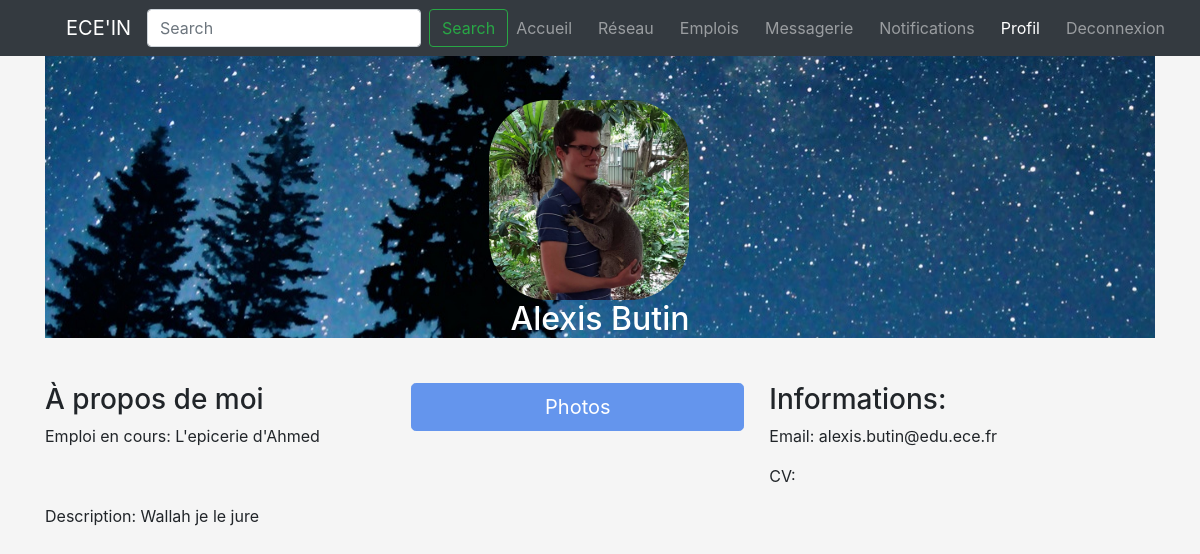
Page /Code/VoirProfil.php?ID=1 on the earlier database version.
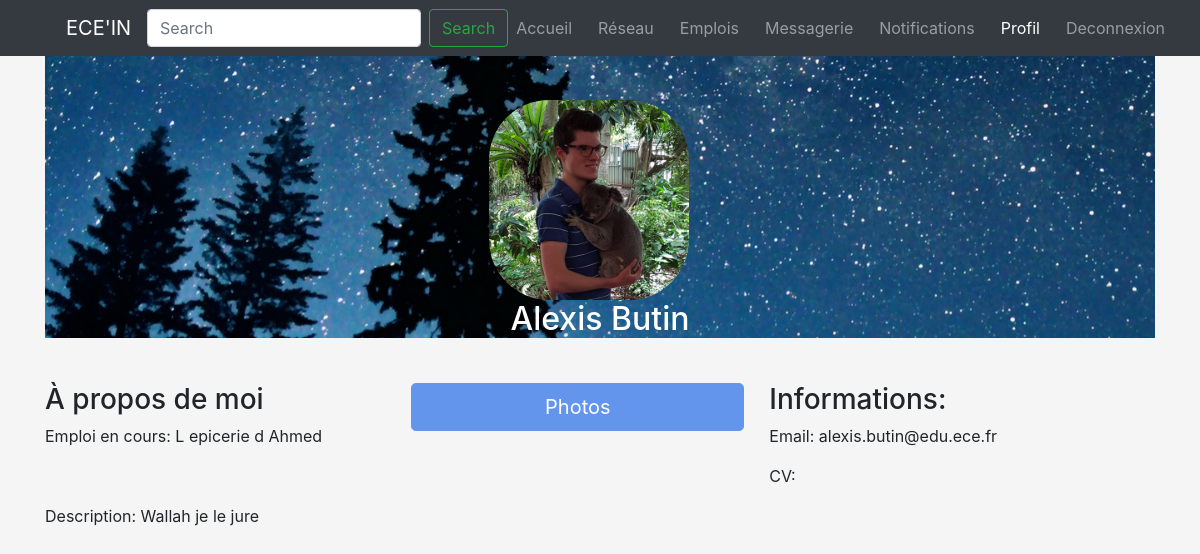
Same page on the later database version.
### tables this page shows
CREATE TABLE IF NOT EXISTS `description` (
  `ID_description` int(10) NOT NULL AUTO_INCREMENT,
  `ID_user` int(10) NOT NULL,
  `Description` text NOT NULL,
  `CV` text NOT NULL,
  `PhotoProfil` varchar(30) NOT NULL,
  `ImageFond` varchar(30) NOT NULL,
  `ModeVisibilite` int(3) NOT NULL,
  PRIMARY KEY (`ID_description`),
  KEY `ID_user` (`ID_user`)
);

CREATE TABLE IF NOT EXISTS `utilisateur` (
  `ID_user` int(10) NOT NULL AUTO_INCREMENT,
  `Prenom` varchar(30) NOT NULL,
  `Nom` varchar(30) NOT NULL,
  `DateNaissance` date NOT NULL,
  `Mail` varchar(50) NOT NULL,
  `MotDePasse` varchar(30) NOT NULL,
  `DroitsAdmins` varchar(3) NOT NULL DEFAULT 'NON',
  PRIMARY KEY (`ID_user`)
);

CREATE TABLE IF NOT EXISTS `experience` (
  `ID_experience` int(10) NOT NULL AUTO_INCREMENT,
  `ID_user` int(10) NOT NULL,
  `TypeExperience` varchar(30) NOT NULL,
  `Entreprise` varchar(30) NOT NULL,
  `DateArrive` date NOT NULL,
  `DateFin` date NOT NULL,
  `Localisation` varchar(30) NOT NULL,
  `Commentaires` text NOT NULL,
  PRIMARY KEY (`ID_experience`),
  KEY `ID_user` (`ID_user`)
);

### Code/VoirProfil.php (the view, shortened to what this page needs)
<?php
  $ID_user = isset($_GET["ID"])? $_GET["ID"]: "";
  $PrenomNom = "";
  $Mail = "";
  $Description = "Pas encore de description!";
  $PhotoProfil = "imageProfilDefault.jpg";
  $PhotoArrierePlan = "imageBackgroundDefault.jpg";
  $Emploi = "";
  $database = "linkedin";
  $db_handle = mysqli_connect('localhost', 'root', '');
  $db_found = mysqli_select_db($db_handle, $database);
  if($db_found)
  {
    $sql = "SELECT * FROM utilisateur WHERE ID_user = " . $ID_user;
    $result = mysqli_query($db_handle, $sql);
    $data = mysqli_fetch_assoc($result);
    $PrenomNom = $data['Prenom'] . " " . $data['Nom'];
    $Mail = $data['Mail'];
    $sql = "SELECT * FROM description WHERE ID_user = " . $ID_user;
    $result = mysqli_query($db_handle, $sql);
    $data = mysqli_fetch_assoc($result);
    if(!empty($data))
    {
      $Description = $data['Description'];
      $PhotoProfil = $data['PhotoProfil'];
      $PhotoArrierePlan = $data['ImageFond'];
    }
    $sql = "SELECT * FROM experience WHERE ID_user = " . $ID_user . " ORDER BY DateFin DESC";
    $result = mysqli_query($db_handle, $sql);
    $data = mysqli_fetch_assoc($result);
    if(!empty($data))
      $Emploi = $data['Entreprise'];
    else
      $Emploi = "Sans emploi";
  }
?>
<!doctype html>
<html lang="fr">
  <head>
      <link href="https://stackpath.bootstrapcdn.com/bootstrap/4.1.0/css/bootstrap.min.css" rel="stylesheet">
    <link href="Profil.css" rel="stylesheet">
  </head>
  <body>
    <nav class="navbar navbar-expand-md navbar-dark bg-dark fixed-top">
      <a class="navbar-brand logo" href="#" >ECE'IN</a>
      <div class="collapse navbar-collapse" id="navbarsExampleDefault">
        <form class="form-inline my-2 my-lg-0">
          <input class="form-control mr-sm-2" type="text" placeholder="Search" aria-label="Search">
          <button class="btn btn-outline-success my-2 my-sm-0" type="submit">Search</button>
        </form>
        <ul class="navbar-nav mr-auto -brand BarBoutons">
          <li class="nav-item -brand bouton">
            <a class="nav-link" href="Accueil.php">Accueil <span class="sr-only">(current)</span></a>
          </li>
          <li class="nav-item -brand bouton">
            <a class="nav-link" href="AfficherAmis.php">Réseau</a>
          </li>
          <li class="nav-item -brand bouton">
            <a class="nav-link" href="#">Emplois</a>
          </li>
          <li class="nav-item -brand bouton">
            <a class="nav-link" href="Messagerie.php">Messagerie</a>
          </li>
          <li class="nav-item -brand bouton">
            <a class="nav-link" href="#">Notifications</a>
          </li>
          <li class="nav-item active -brand bouton">
            <a class="nav-link" href="Profil.php">Profil</a>
          </li>
          <li class="nav-item -brand bouton">
            <a class="nav-link" href="Deconnexion.php">Deconnexion</a>
          </li>
        </ul>
      </div>
    </nav>
    <main role="main" class="container">
      <section class = "background"  style = "background-image: url(<?php echo $PhotoArrierePlan?>);">
        <div >
          <img src= <?php echo $PhotoProfil?>  class = "arrondi pp" height="">
          <h2 class="nom"><?php echo $PrenomNom?></h2>
        </div>
      </section>
      <section style="margin-top:25px;">
        <div class = "statut">
          <h3>À propos de moi</h3>
          <p>Emploi en cours: <?php echo $Emploi?></p>
        </div>
        <div class = "boutonsp">
          <button class="btn btn-lg  btn-block btngr  " type="submit">Photos</button>
        </div>
        <div class = "informations">
          <h3>Informations:</h3>
          <p>Email: <?php echo $Mail?></p>
          <p>CV:</p>
        </div>
      </section>
      <section>
         <p>Description: <?php echo $Description?></p>
       </section>
    </main>
  </body>
</html>

### Code/Profil.css (style rules this page uses)
body { background-color: #F5F5F5; }
.pp { margin-left: 40%; }
.navbar { background-color:#283E4A; text-align: center; }
.logo { margin-left: 50px; color:#2CA94E; }
.bouton { margin-right: 10px; }
.nom { padding-top: -10px; color: white; text-align: center; margin-bottom: 4%; }
.background { padding-top: 100px; background-repeat: repeat-x; height: 30%; width: 100%; }
.btngr { background-color :cornflowerblue; color : white; border-color: cornflowerblue; }
.statut { float: left; display: inline; width: 33%; }
.boutonsp { float: left; display: inline; width: 30%; }
.informations { margin-left: 25px; float: left; display: inline; width: 33%; }
.arrondi { border-radius: 30%; height: 200px; width: 200px; }

Differences in the rows shown:
changed experience: Entreprise "L'epicerie d'Ahmed" → "L epicerie d Ahmed"
